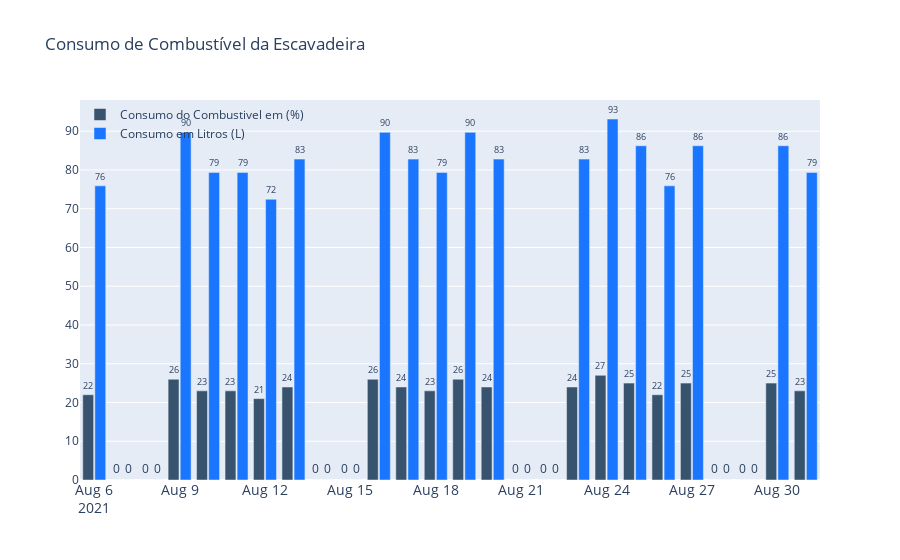

Notebook code cell kept with this figure:
### Markdown cell above
## Consumo de Combustível da Escavadeira
O Consumo de Combustível é o cálculo do volume consumido em relação a um período de tempo. 

Forma de Cálculo: Média de consumo de combustível no dia
- Cc = V combustível / T operação (L/dia ou L/h)

### Code cell
df_comb = df_total.copy()
df_max = df_comb.groupby(pd.Grouper(freq='86400s')).max().fillna(0)
df_min = df_comb.groupby(pd.Grouper(freq='86400s')).min().fillna(0)
df_comb = df_comb.groupby(pd.Grouper(freq='86400s')).max().fillna(0)
diff_fuel = df_max['fuel_esc'] - df_min['fuel_esc']
df_comb['diff_fuel'] = diff_fuel
df_comb['consumo'] = (diff_fuel*litragem_esc)/100
# print(df_comb.loc[:, ['diff_fuel', 'consumo']])

fig = go.Figure()
fig.add_trace(go.Bar(x=df_comb.index,
                y=df_comb['diff_fuel'],
                name='Consumo do Combustivel em (%)',
                marker_color='rgb(55, 83, 109)',
                text = df_comb['diff_fuel']
                ))
fig.add_trace(go.Bar(x=df_comb.index,
                y=df_comb['consumo'],
                name='Consumo em Litros (L)',
                marker_color='rgb(26, 118, 255)',
                text = df_comb['consumo']
                ))

fig.update_traces(texttemplate='%{text:.2}', textposition='outside')
fig.update_layout(
    title='Consumo de Combustível da Escavadeira',
    xaxis_tickfont_size=14,
    legend=dict(
        x=0,
        y=1.0,
        bgcolor='rgba(255, 255, 255, 0)',
        bordercolor='rgba(255, 255, 255, 0)'
    ),
    barmode='group',
    bargap=0.15, # gap between bars of adjacent location coordinates.
    bargroupgap=0.1 # gap between bars of the same location coordinate.
)
fig.show()

### Figure 1 — Plotly figure (JSON) as saved in the notebook; plotly's stock layout.template omitted (floating-point values rounded to 4 significant figures)
{"data": [{"marker": {"color": "rgb(55, 83, 109)"}, "name": "Consumo do Combustivel em (%)", "text": [22, 0, 0, 26, 23, 23, 21, 24, 0, 0, 26, 24, 23, 26, 24, 0, 0, 24, 27, 25, 22, 25, 0, 0, 25, 23], "textposition": "outside", "texttemplate": "%{text:.2}", "type": "bar", "x": ["2021-08-06T00:00:00", "2021-08-07T00:00:00", "2021-08-08T00:00:00", "2021-08-09T00:00:00", "2021-08-10T00:00:00", "2021-08-11T00:00:00", "2021-08-12T00:00:00", "2021-08-13T00:00:00", "2021-08-14T00:00:00", "2021-08-15T00:00:00", "2021-08-16T00:00:00", "2021-08-17T00:00:00", "2021-08-18T00:00:00", "2021-08-19T00:00:00", "2021-08-20T00:00:00", "2021-08-21T00:00:00", "2021-08-22T00:00:00", "2021-08-23T00:00:00", "2021-08-24T00:00:00", "2021-08-25T00:00:00", "2021-08-26T00:00:00", "2021-08-27T00:00:00", "2021-08-28T00:00:00", "2021-08-29T00:00:00", "2021-08-30T00:00:00", "2021-08-31T00:00:00"], "y": [22, 0, 0, 26, 23, 23, 21, 24, 0, 0, 26, 24, 23, 26, 24, 0, 0, 24, 27, 25, 22, 25, 0, 0, 25, 23]}, {"marker": {"color": "rgb(26, 118, 255)"}, "name": "Consumo em Litros (L)", "text": [75.9, 0, 0, 89.7, 79.35, 79.35, 72.45, 82.8, 0, 0, 89.7, 82.8, 79.35, 89.7, 82.8, 0, 0, 82.8, 93.15, 86.25, 75.9, 86.25, 0, 0, 86.25, 79.35], "textposition": "outside", "texttemplate": "%{text:.2}", "type": "bar", "x": ["2021-08-06T00:00:00", "2021-08-07T00:00:00", "2021-08-08T00:00:00", "2021-08-09T00:00:00", "2021-08-10T00:00:00", "2021-08-11T00:00:00", "2021-08-12T00:00:00", "2021-08-13T00:00:00", "2021-08-14T00:00:00", "2021-08-15T00:00:00", "2021-08-16T00:00:00", "2021-08-17T00:00:00", "2021-08-18T00:00:00", "2021-08-19T00:00:00", "2021-08-20T00:00:00", "2021-08-21T00:00:00", "2021-08-22T00:00:00", "2021-08-23T00:00:00", "2021-08-24T00:00:00", "2021-08-25T00:00:00", "2021-08-26T00:00:00", "2021-08-27T00:00:00", "2021-08-28T00:00:00", "2021-08-29T00:00:00", "2021-08-30T00:00:00", "2021-08-31T00:00:00"], "y": [75.9, 0, 0, 89.7, 79.35, 79.35, 72.45, 82.8, 0, 0, 89.7, 82.8, 79.35, 89.7, 82.8, 0, 0, 82.8, 93.15, 86.25, 75.9, 86.25, 0, 0, 86.25, 79.35]}], "layout": {"bargap": 0.15, "bargroupgap": 0.1, "barmode": "group", "legend": {"bgcolor": "rgba(255, 255, 255, 0)", "bordercolor": "rgba(255, 255, 255, 0)", "x": 0, "y": 1}, "title": {"text": "Consumo de Combustível da Escavadeira"}, "xaxis": {"tickfont": {"size": 14}}}}
